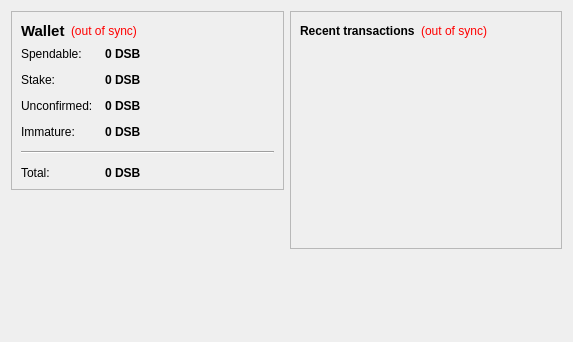
<?xml version="1.0" encoding="UTF-8"?>
<ui version="4.0">
 <class>OverviewPage</class>
 <widget class="QWidget" name="OverviewPage">
  <property name="geometry">
   <rect>
    <x>0</x>
    <y>0</y>
    <width>573</width>
    <height>342</height>
   </rect>
  </property>
  <property name="windowTitle">
   <string>Form</string>
  </property>
  <layout class="QHBoxLayout" name="horizontalLayout" stretch="1,1">
   <item>
    <layout class="QVBoxLayout" name="verticalLayout_2">
     <item>
      <widget class="QFrame" name="frame">
       <property name="frameShape">
        <enum>QFrame::StyledPanel</enum>
       </property>
       <property name="frameShadow">
        <enum>QFrame::Raised</enum>
       </property>
       <layout class="QVBoxLayout" name="verticalLayout_4">
        <item>
         <layout class="QHBoxLayout" name="horizontalLayout_4">
          <item>
           <widget class="QLabel" name="label_5">
            <property name="font">
             <font>
              <pointsize>11</pointsize>
              <weight>75</weight>
              <bold>true</bold>
             </font>
            </property>
            <property name="text">
             <string>Wallet</string>
            </property>
           </widget>
          </item>
          <item>
           <widget class="QLabel" name="labelWalletStatus">
            <property name="toolTip">
             <string>The displayed information may be out of date. Your wallet automatically synchronizes with the DarkShibe network after a connection is established, but this process has not completed yet.</string>
            </property>
            <property name="styleSheet">
             <string notr="true">QLabel { color: red; }</string>
            </property>
            <property name="text">
             <string notr="true">(out of sync)</string>
            </property>
            <property name="alignment">
             <set>Qt::AlignLeading|Qt::AlignLeft|Qt::AlignVCenter</set>
            </property>
           </widget>
          </item>
          <item>
           <spacer name="horizontalSpacer_2">
            <property name="orientation">
             <enum>Qt::Horizontal</enum>
            </property>
            <property name="sizeHint" stdset="0">
             <size>
              <width>40</width>
              <height>20</height>
             </size>
            </property>
           </spacer>
          </item>
         </layout>
        </item>
        <item>
         <layout class="QFormLayout" name="formLayout_2">
          <property name="fieldGrowthPolicy">
           <enum>QFormLayout::AllNonFixedFieldsGrow</enum>
          </property>
          <property name="horizontalSpacing">
           <number>12</number>
          </property>
          <property name="verticalSpacing">
           <number>12</number>
          </property>
          <item row="0" column="0">
           <widget class="QLabel" name="label">
            <property name="text">
             <string>Spendable:</string>
            </property>
           </widget>
          </item>
          <item row="0" column="1">
           <widget class="QLabel" name="labelBalance">
            <property name="font">
             <font>
              <weight>75</weight>
              <bold>true</bold>
             </font>
            </property>
            <property name="cursor">
             <cursorShape>IBeamCursor</cursorShape>
            </property>
            <property name="toolTip">
             <string>Your current spendable balance</string>
            </property>
            <property name="text">
             <string notr="true">0 DSB</string>
            </property>
            <property name="textInteractionFlags">
             <set>Qt::LinksAccessibleByMouse|Qt::TextSelectableByKeyboard|Qt::TextSelectableByMouse</set>
            </property>
           </widget>
          </item>
          <item row="1" column="0">
           <widget class="QLabel" name="label_6">
            <property name="text">
             <string>Stake:</string>
            </property>
           </widget>
          </item>
          <item row="1" column="1">
           <widget class="QLabel" name="labelStake">
            <property name="font">
             <font>
              <weight>75</weight>
              <bold>true</bold>
             </font>
            </property>
            <property name="cursor">
             <cursorShape>IBeamCursor</cursorShape>
            </property>
            <property name="toolTip">
             <string>Total of coins that was staked, and do not yet count toward the current balance</string>
            </property>
            <property name="text">
             <string notr="true">0 DSB</string>
            </property>
            <property name="textInteractionFlags">
             <set>Qt::LinksAccessibleByMouse|Qt::TextSelectableByKeyboard|Qt::TextSelectableByMouse</set>
            </property>
           </widget>
          </item>
          <item row="2" column="0">
           <widget class="QLabel" name="label_3">
            <property name="text">
             <string>Unconfirmed:</string>
            </property>
           </widget>
          </item>
          <item row="2" column="1">
           <widget class="QLabel" name="labelUnconfirmed">
            <property name="font">
             <font>
              <weight>75</weight>
              <bold>true</bold>
             </font>
            </property>
            <property name="cursor">
             <cursorShape>IBeamCursor</cursorShape>
            </property>
            <property name="toolTip">
             <string>Total of transactions that have yet to be confirmed, and do not yet count toward the current balance</string>
            </property>
            <property name="text">
             <string notr="true">0 DSB</string>
            </property>
            <property name="textInteractionFlags">
             <set>Qt::LinksAccessibleByMouse|Qt::TextSelectableByKeyboard|Qt::TextSelectableByMouse</set>
            </property>
           </widget>
          </item>
          <item row="3" column="0">
           <widget class="QLabel" name="labelImmatureText">
            <property name="text">
             <string>Immature:</string>
            </property>
           </widget>
          </item>
          <item row="3" column="1">
           <widget class="QLabel" name="labelImmature">
            <property name="font">
             <font>
              <weight>75</weight>
              <bold>true</bold>
             </font>
            </property>
            <property name="toolTip">
             <string>Mined balance that has not yet matured</string>
            </property>
            <property name="text">
             <string notr="true">0 DSB</string>
            </property>
            <property name="textInteractionFlags">
             <set>Qt::LinksAccessibleByMouse|Qt::TextSelectableByKeyboard|Qt::TextSelectableByMouse</set>
            </property>
           </widget>
          </item>
          <item row="4" column="0" colspan="2">
           <widget class="Line" name="line">
            <property name="orientation">
             <enum>Qt::Horizontal</enum>
            </property>
           </widget>
          </item>
          <item row="5" column="0">
           <widget class="QLabel" name="labelTotalText">
            <property name="text">
             <string>Total:</string>
            </property>
           </widget>
          </item>
          <item row="5" column="1">
           <widget class="QLabel" name="labelTotal">
            <property name="font">
             <font>
              <weight>75</weight>
              <bold>true</bold>
             </font>
            </property>
            <property name="cursor">
             <cursorShape>IBeamCursor</cursorShape>
            </property>
            <property name="toolTip">
             <string>Your current total balance</string>
            </property>
            <property name="text">
             <string notr="true">0 DSB</string>
            </property>
            <property name="textInteractionFlags">
             <set>Qt::LinksAccessibleByMouse|Qt::TextSelectableByKeyboard|Qt::TextSelectableByMouse</set>
            </property>
           </widget>
          </item>
         </layout>
        </item>
       </layout>
      </widget>
     </item>
     <item>
      <spacer name="verticalSpacer">
       <property name="orientation">
        <enum>Qt::Vertical</enum>
       </property>
       <property name="sizeHint" stdset="0">
        <size>
         <width>20</width>
         <height>40</height>
        </size>
       </property>
      </spacer>
     </item>
    </layout>
   </item>
   <item>
    <layout class="QVBoxLayout" name="verticalLayout_3">
     <item>
      <widget class="QFrame" name="frame_2">
       <property name="frameShape">
        <enum>QFrame::StyledPanel</enum>
       </property>
       <property name="frameShadow">
        <enum>QFrame::Raised</enum>
       </property>
       <layout class="QVBoxLayout" name="verticalLayout">
        <item>
         <layout class="QHBoxLayout" name="horizontalLayout_2">
          <item>
           <widget class="QLabel" name="label_4">
            <property name="text">
             <string>&lt;b&gt;Recent transactions&lt;/b&gt;</string>
            </property>
           </widget>
          </item>
          <item>
           <widget class="QLabel" name="labelTransactionsStatus">
            <property name="toolTip">
             <string>The displayed information may be out of date. Your wallet automatically synchronizes with the DarkShibe network after a connection is established, but this process has not completed yet.</string>
            </property>
            <property name="styleSheet">
             <string notr="true">QLabel { color: red; }</string>
            </property>
            <property name="text">
             <string notr="true">(out of sync)</string>
            </property>
            <property name="alignment">
             <set>Qt::AlignRight|Qt::AlignTrailing|Qt::AlignVCenter</set>
            </property>
           </widget>
          </item>
          <item>
           <spacer name="horizontalSpacer">
            <property name="orientation">
             <enum>Qt::Horizontal</enum>
            </property>
            <property name="sizeHint" stdset="0">
             <size>
              <width>40</width>
              <height>20</height>
             </size>
            </property>
           </spacer>
          </item>
         </layout>
        </item>
        <item>
         <widget class="QListView" name="listTransactions">
          <property name="styleSheet">
           <string notr="true">QListView { background: transparent; }</string>
          </property>
          <property name="frameShape">
           <enum>QFrame::NoFrame</enum>
          </property>
          <property name="verticalScrollBarPolicy">
           <enum>Qt::ScrollBarAlwaysOff</enum>
          </property>
          <property name="horizontalScrollBarPolicy">
           <enum>Qt::ScrollBarAlwaysOff</enum>
          </property>
          <property name="selectionMode">
           <enum>QAbstractItemView::NoSelection</enum>
          </property>
         </widget>
        </item>
       </layout>
      </widget>
     </item>
     <item>
      <spacer name="verticalSpacer_2">
       <property name="orientation">
        <enum>Qt::Vertical</enum>
       </property>
       <property name="sizeHint" stdset="0">
        <size>
         <width>20</width>
         <height>40</height>
        </size>
       </property>
      </spacer>
     </item>
    </layout>
   </item>
  </layout>
 </widget>
 <resources/>
 <connections/>
</ui>
